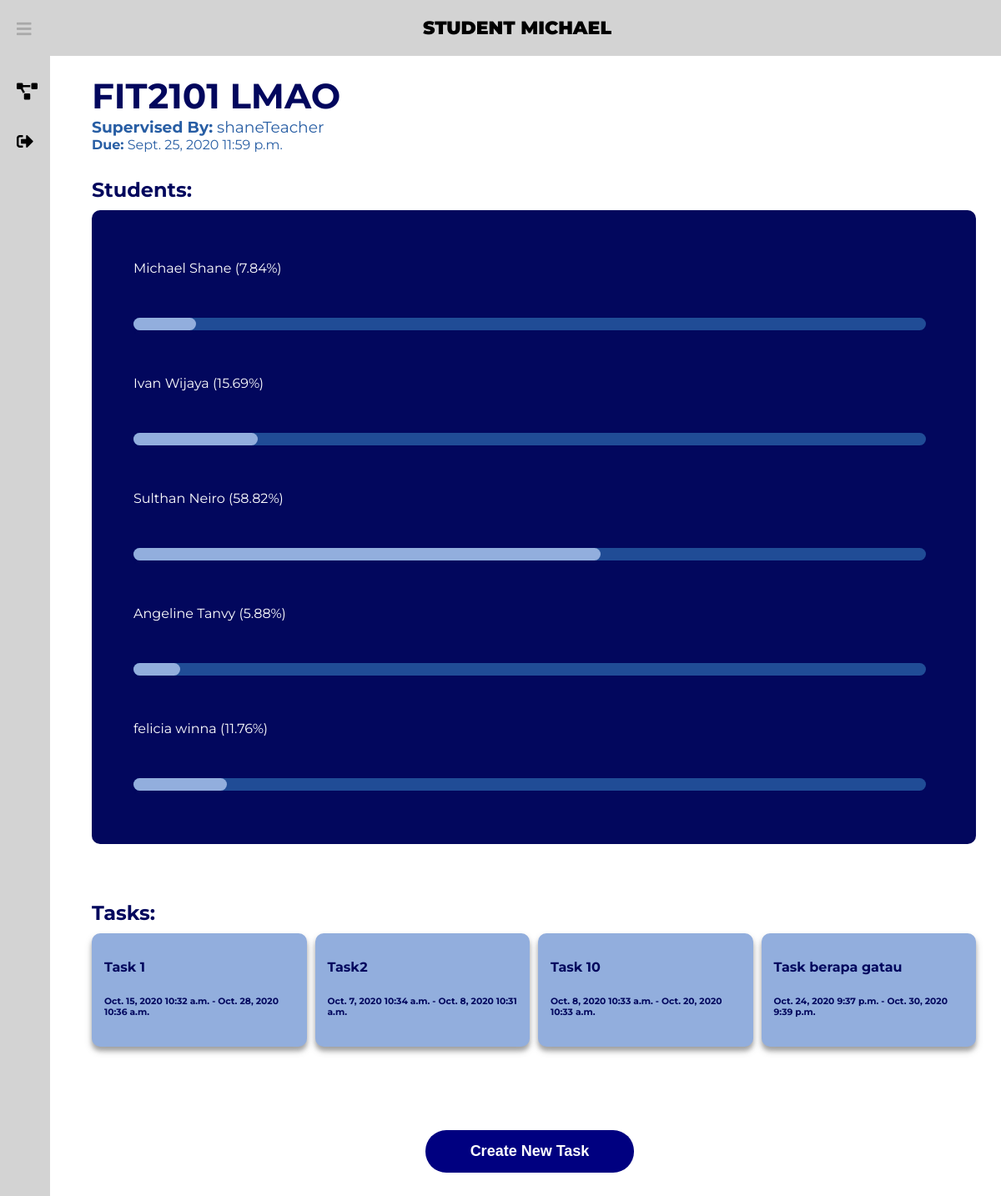
Page /dashboard/project-info/7/ (signed in) on the committed database.
### projects/models.py (models this page shows, shortened)
class Project(models.Model):
    title = models.CharField(max_length=100)
    due_date = models.DateField()
    due_time = models.TimeField()
    supervisor = models.ForeignKey(User, default=None, on_delete=models.SET_DEFAULT)
    class Meta:
        constraints = [models.UniqueConstraint(fields=['title', 'supervisor'], name="unique title")]
        verbose_name = "Project"

class Task(models.Model):
    taskname = models.CharField(max_length=50)
    taskdesc = models.TextField(max_length=500)
    sourceproject = models.ForeignKey(Project, default=None, on_delete=models.CASCADE)
    task_done = models.BooleanField(default=False)
    start_date = models.DateField(default=None)
    start_time = models.TimeField(default=None)
    due_date = models.DateField(default=None)
    due_time = models.TimeField(default=None)
    difficulty = models.PositiveIntegerField(default=1)
    class Meta:
        verbose_name = "Task"
    def __str__(self):
        return str(self.taskname)

### projects/views.py (the view)
# urls.py: path('dashboard/project-info/<int:project>/', project_views.project_info, name='project-info'),
@login_required(login_url="/signin")
def project_info(response, project):
    student_names = []
    students = []
    times = []
    prop = []
    project = Project.objects.filter(pk=project)[0]
    projectStudents = ProjectStudents.objects.filter(project=project)
    tasks = Task.objects.filter(sourceproject=project.id)
    if response.user.is_staff:
        AccountType = "Teacher"
    else:
        AccountType = "Student"
    if len(projectStudents) > 0:
        for i in projectStudents:
            student_names.append(i.student.get_full_name())
            students.append(i.student)
    for student in students:
        total_time = 0
        studentTasks = TaskStudents.objects.filter(student=student)
        for studentTask in studentTasks:
            task = studentTask.task
            if task.sourceproject == project:
                total_time += studentTask.time * task.difficulty * 0.2
        times.append(total_time)
    total_time = sum(times)
    for i in range(len(times)):
        if total_time > 0:
            prop.append(round(times[i] / total_time * 100, 2))
        else:
            prop.append(0)
    for i in range(len(student_names)):
        student_names[i] = student_names[i] + " (" + str(prop[i]) + "%)"
    data = zip(student_names, prop)
    arg = {"FirstName": response.user.first_name.capitalize,
           "FullName": response.user.get_full_name,
           "Project": project,
           "Data": data,
           "AccountType": AccountType,
           "Tasks": tasks,
           "checkTeacher": response.user.is_staff
           }
    response.session['project_id'] = project.title
    response.session['project_redirect'] = project.id
    r = close_project(response, project.id)
    if r:
        return redirect('/dashboard')
    return render(response, "ProjectInfo.html", arg)

### projects/views.py (called while the page is built)
@login_required(login_url="/signin")
def close_project(response, project):
    project = Project.objects.filter(pk=project)[0]
    curr = Project.objects.filter(id=project.id)[0]
    retVal = False
    if response.method == 'GET':
        if response.GET.get('yesbtn'):
            curr.delete()
            retVal = True
    return retVal

### projects/templates/ProjectInfo.html (shortened to what this page needs)
<!DOCTYPE html>
<html lang="en">
{% extends 'newbase.html' %}
{% load static %}
{% block content %}
<body>
<link rel="stylesheet" type="text/css" href="{% static 'projectinfo/projectinfo.css' %}">
{% block header %} {{ AccountType }} {{ FirstName }} {% endblock %}
<div class="container">
    <div class="Project">
        <h1 id="projectTitle"><a>{{ Project.title }}</a></h1>
        <h3 id ="projectDesc"><b>Supervised By:</b> {{ Project.supervisor }}</h3>
        <h4 id ="projectDesc"><b>Due:</b> {{ Project.due_date }} {{ Project.due_time }}</h4>
        <h4 id="subtitle">Students:</h4>
        <div class = "studentContribution">
            {% for student, time in Data %}
            <ul>
                <li>{{student}}</li>
                <li id="percentBar"><div class="movingBar" style="width: calc(100% * {{time}} / 105);"></div>|</li>
            </ul>
            {% endfor %}
        </div>
        <br><br>
        <h3 id="subtitle"> Tasks: </h3>
        <div class="grid-container">
        {% for t in Tasks %}
            <a id="box" href="/dashboard/task-info/{{ t.id }}/">
                <div class="grid-item">
                    <h4>{{ t }}</h4>
                    <h6>{{ t.start_date }} {{ t.start_time }} - {{ t.due_date }} {{ t.due_time }}</h6>
                </div>
            </a>
        {% endfor %}
        </div>
        {% if checkTeacher == False %}
            <div class="button-center">
                <button id = "create-task" onclick="location.href = '/dashboard/create-task/'">
                    Create New Task
                </button>
            </div>
        {% endif %}
    </div>
</div>
</body>
{% endblock %}

### main/templates/newbase.html (shortened to what this page needs)
<!DOCTYPE html>
<html lang="en">
<head>
    {% load static %}
    <link rel="stylesheet" type="text/css" href="{% static 'newbase/newbase.css' %}">
    <link rel="stylesheet" href="https://cdnjs.cloudflare.com/ajax/libs/font-awesome/5.14.0/css/all.min.css">
</head>
<body>
    <header>
        <label for="check">
            <i class="fas fa-bars" id="sidebar_btn"></i>
        </label>
        <div class="center">
            <h3 style="text-align: center">{% block header %}{% endblock %}</h3>
        </div>
    </header>
    <div class="sidebar">
        <a href="{% url 'dashboard' %}" id="projects"><i class="fas fa-project-diagram"></i><span>My Projects</span></a>
        <a href="{% url 'signout' %}" id="signout"><i class="fas fa-sign-out-alt"></i><span>Sign Out</span></a>
    </div>
    <div class="content">
        {% block content %}
        {% endblock %}
    </div>
</body>
</html>

### main/static/newbase/newbase.css (style rules this page uses)
body { margin: 0; padding: 0; font-family: Roboto, sans-serif; }
header { position: fixed; background: lightgray; padding: 20px; width: 100%; z-index: 10; }
.center h3 { color: black; margin: 0; text-transform: uppercase; font-size: 22px; font-weight: 900; }
.sidebar { background: lightgray; margin-top: 50px; padding-top: 30px; position: fixed; left: 0; width: 250px; height: 100%; transition: 0.5s; transition-property: left; }
.sidebar a { color: black; display: block; width: 100%; line-height: 60px; text-decoration: none; padding-left: 40px; box-sizing: border-box; transition: 0.5s; transition-property: background; }
.sidebar i { padding-right: 10px; }
label #sidebar_btn { z-index: 1; color: darkgray; position: fixed; cursor: pointer; left: 20px; font-size: 20px; margin: 5px 0; transition: 0.5s; transition-property: color; }
#check:checked ~ .sidebar { left: -190px; }
#check:checked ~ .sidebar a { font-size: 20px; margin-left: 170px; width: 80px; }
#check:checked ~ .content { margin-left: -190px; }
.content { margin-left: 0; background: white; transition: 0.5s; transition-property: margin-left; }

### projects/static/projectinfo/projectinfo.css (style rules this page uses)
.container { margin-top: 70px; margin-left: 300px; }
body { font-family: 'Montserrat', sans-serif; color: rgba(2, 7, 93, 1); }
#projectTitle { font-weight: bold; font-size: 42px; margin: 0 0 0 0; }
#projectDesc { font-weight: 400; margin: 0 0 0 0; color: rgba(40, 94, 164, 1); }
.studentContribution { background-color: rgba(2, 7, 93, 1); margin: 0 30px 0 0; padding: 10px 10px 10px 10px; border-radius: 10px; }
#subtitle { font-size: 24px; margin: 30px 0px 10px 0px; }
li { color: white; position: relative; margin: 50px 0; list-style: none; }
#percentBar { color: rgba(2, 7, 93, 1); }
#percentBar:before { content:" "; position: absolute; left: 0; width: 95%; height: 15px; background-color: rgba(40, 94, 164, 0.8); border-radius: 1000px; }
.movingBar { content: " "; position: absolute; top: 0; left: 0; height: 15px; background-color: rgba(146, 174, 221, 1); border-radius: 1000px; animation-duration: 1s; animation-fill-mode: forwards; animation-name: bar; }
.grid-container { display: grid; max-width: 100%; grid-column-gap: 10px; grid-row-gap: 10px; margin: 0 30px 200px 0; }
.grid-item { background-color: rgba(146, 174, 221,1); box-shadow: 0 5px 5px 0 rgba(0,0,0,0.24), 0 5px 10px 0 rgba(0,0,0,0.19); padding : 10px 15px 10px 15px; border-radius: 10px; margin: 0 0 0 0; }
@media (min-width: 600px) { .grid-container { grid-template-columns: repeat(2, 1fr); } }
@media (min-width: 900px) { .grid-container { grid-template-columns: repeat(3, 1fr); } }
@media (min-width: 1200px) { .grid-container { grid-template-columns: repeat(4, 1fr); } }
#box { text-decoration:none; color: rgba(2, 7, 93, 1); }
button { text-align: center; padding: 15px 0px 15px 0px; margin: 5px 5px 5px 5px; width: 250px; font-size: 18px; font-family: Arial; font-weight: bold; border-radius: 25px; cursor: pointer; transition-duration: 0.4s; border: 0px; }
.button-center { text-align: center; }
#create-task { background-color: navy; color: white; bottom: 3%; left: 50%; margin-left: -90px; position: fixed; }

### rows in the picture
Project: title "FIT2101 LMAO", supervisor "shaneTeacher", due_date "Sept. 25, 2020", due_time "11:59 p.m."
Task: taskname "Task 1", start_date "Oct. 15, 2020", start_time "10:32 a.m.", due_date "Oct. 28, 2020", due_time "10:36 a.m."
Task: taskname "Task2", start_date "Oct. 7, 2020", start_time "10:34 a.m.", due_date "Oct. 8, 2020", due_time "10:31 a.m."
Task: taskname "Task 10", start_date "Oct. 8, 2020", start_time "10:33 a.m.", due_date "Oct. 20, 2020", due_time "10:33 a.m."
Task: taskname "Task berapa gatau", start_date "Oct. 24, 2020", start_time "9:37 p.m.", due_date "Oct. 30, 2020", due_time "9:39 p.m."

### other values in the picture
{{ AccountType }} "STUDENT"
{{ FirstName }} "MICHAEL"
{{ student }} "Michael Shane (7.84%)" "Ivan Wijaya (15.69%)" "Sulthan Neiro (58.82%)" "Angeline Tanvy (5.88%)" "felicia winna (11.76%)"
